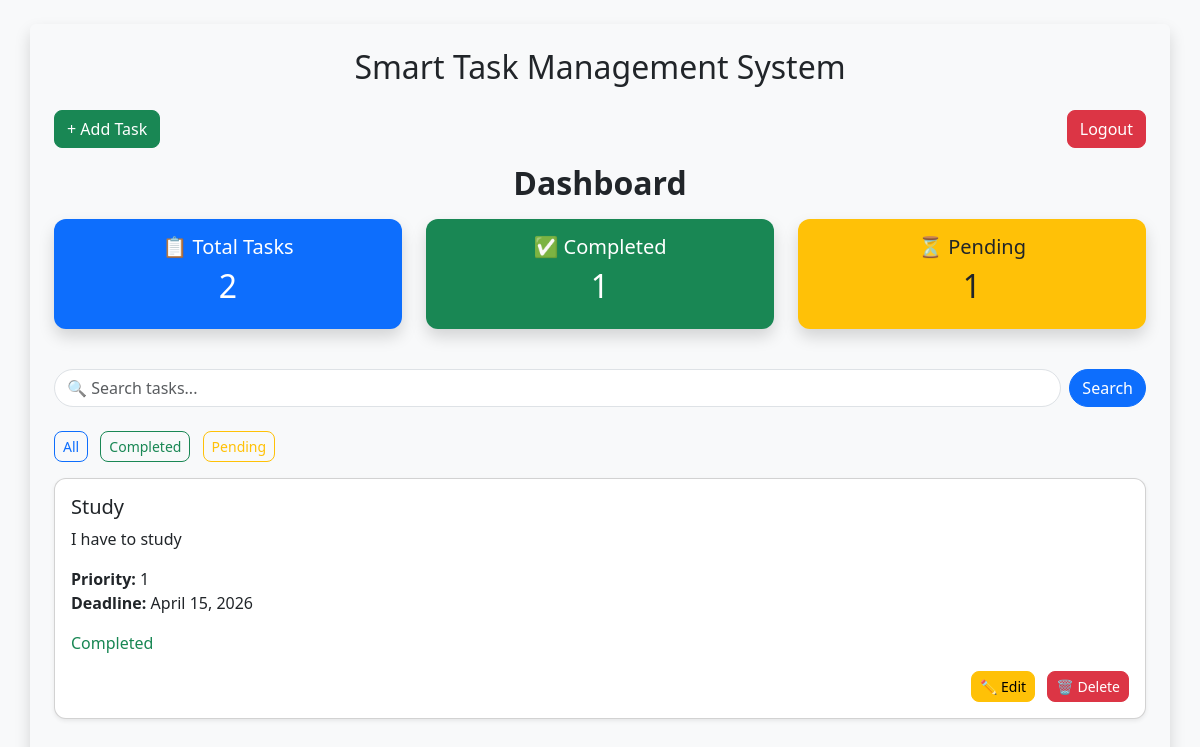
The app's page /tasks/?status=completed (signed in) with its own data.
### tasks/models.py (models this page shows, shortened)
class Task(models.Model):
    user = models.ForeignKey(User, on_delete=models.CASCADE)
    title = models.CharField(max_length=200)
    description = models.TextField()
    priority = models.CharField(max_length=10)
    deadline = models.DateField()
    completed = models.BooleanField(default=False)

### tasks/views.py (the view)
# urls.py: path('tasks/', views.task_list, name='tasks'),  # Tasks page
@login_required
def task_list(request):
    tasks = Task.objects.filter(user=request.user)
    query = request.GET.get('q')
    if query:
        tasks = tasks.filter(title__icontains=query)
    status = request.GET.get('status')
    if status == 'completed':
        tasks = tasks.filter(completed=True)
    elif status == 'pending':
        tasks = tasks.filter(completed=False)
    total_tasks = Task.objects.filter(user=request.user).count()
    completed_tasks = Task.objects.filter(user=request.user, completed=True).count()
    pending_tasks = Task.objects.filter(user=request.user, completed=False).count()
    return render(request, 'tasks/task_list.html', {
        'tasks': tasks,
        'total_tasks': total_tasks,
        'completed_tasks': completed_tasks,
        'pending_tasks': pending_tasks
    })

### tasks/templates/tasks/task_list.html (shortened to what this page needs)
 <!DOCTYPE html>
<html>
<head>
    <link href="https://cdn.jsdelivr.net/npm/bootstrap@5.3.0/dist/css/bootstrap.min.css" rel="stylesheet">
</head>
<body class="bg-light">
    <div class="container mt-4 bg-blue p-4 rounded shadow">
    <h2 class="text-center mb-4">Smart Task Management System</h2>
    <div class="d-flex justify-content-between mb-3">
        <a href="/add/" class="btn btn-success">+ Add Task</a>
        <a href="/logout/" class="btn btn-danger">Logout</a>
    </div>
    <div class="row text-center mb-4">
        <h2 class="fw-bold mb-3">Dashboard</h2>
    <div class="col-md-4 mb-3">
        <div class="card shadow border-0 bg-primary text-white">
            <div class="card-body">
                <h5>📋 Total Tasks</h5>
                <h2>{{ total_tasks }}</h2>
            </div>
        </div>
    </div>
    <div class="col-md-4 mb-3">
        <div class="card shadow border-0 bg-success text-white">
            <div class="card-body">
                <h5>✅ Completed</h5>
                <h2>{{ completed_tasks }}</h2>
            </div>
        </div>
    </div>
    <div class="col-md-4 mb-3">
        <div class="card shadow border-0 bg-warning text-dark">
            <div class="card-body">
                <h5>⏳ Pending</h5>
                <h2>{{ pending_tasks }}</h2>
            </div>
        </div>
    </div>
</div>
    <form method="GET" class="input-group mb-4">
    <input type="text" name="q" class="form-control rounded-pill" placeholder="🔍 Search tasks...">
    <button class="btn btn-primary ms-2 rounded-pill">Search</button>
</form>
<div class="mb-3">
    <a href="/tasks/" class="btn btn-outline-primary btn-sm me-2">All</a>
    <a href="/tasks/?status=completed" class="btn btn-outline-success btn-sm me-2">
        Completed
    </a>
    <a href="/tasks/?status=pending" class="btn btn-outline-warning btn-sm">
        Pending
    </a>
</div>
    {% for task in tasks %}
        <div class="card mb-3 p-3 shadow-sm">
            <h5>{{ task.title }}</h5>
            <p>{{ task.description }}</p>
            <p>
                <strong>Priority:</strong> {{ task.priority }} <br>
                <strong>Deadline:</strong> {{ task.deadline }}
            </p>
            <p>
                {% if task.completed %}
                    <span class="text-success">Completed</span>
                {% else %}
                    <span class="text-warning">Pending</span>
                {% endif %}
            </p>
            <div class="text-end">
    <a href="/edit/{{ task.id }}/" class="btn btn-warning btn-sm me-2">✏️ Edit</a>
     <a href="/delete/{{ task.id }}/" class="btn btn-danger btn-sm">🗑️ Delete</a>
</div>
        </div>
    {% empty %}
        <p>No tasks yet</p>
    {% endfor %}
</div>
</body>
</html>

### tasks/templates/tasks/task_list.html (style rules this page uses)
body { font-family: 'Segoe UI', sans-serif; }
.btn { border-radius: 8px; }
.card { border-radius: 12px; }

### records on screen
Task: title "Study", description "I have to study", priority "1", deadline "April 15, 2026", completed "Completed"

### other values on screen
{{ total_tasks }} "2"
{{ completed_tasks }} "1"
{{ pending_tasks }} "1"
